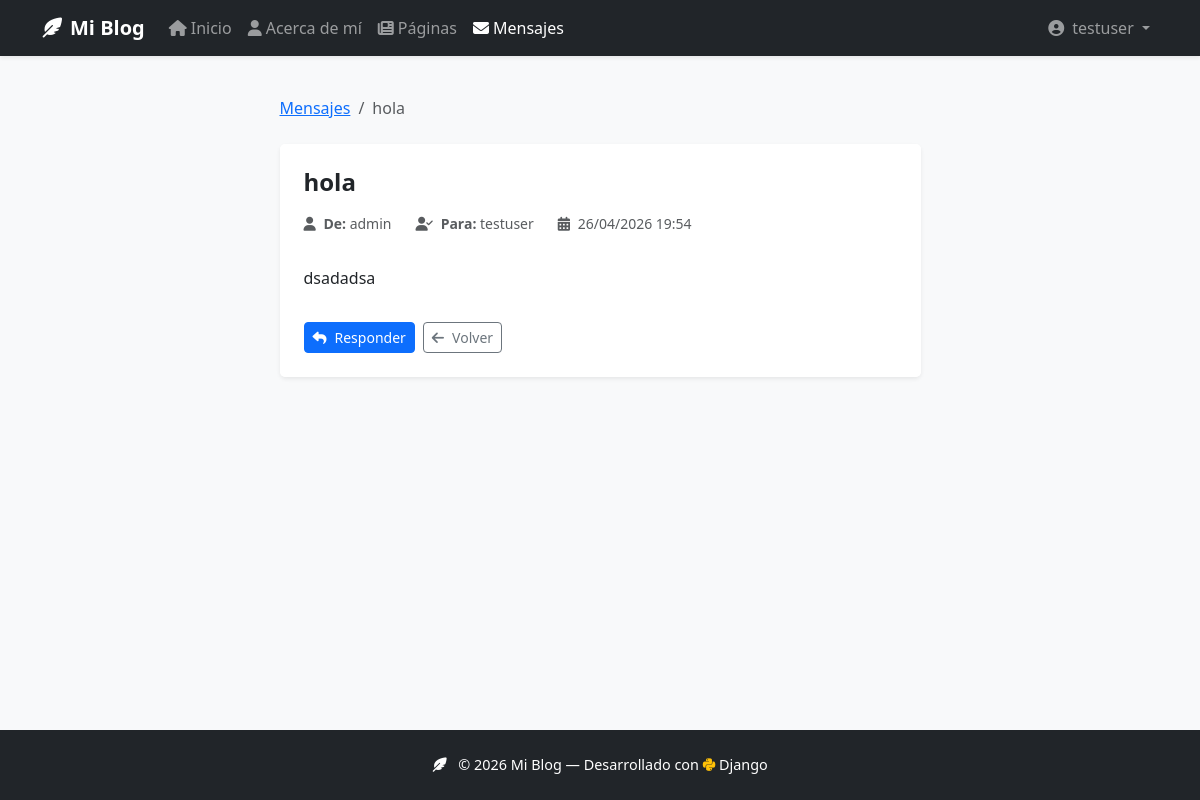
The app's page /messages/1/ (signed in) with its own data.
### messaging/models.py (models this page shows, shortened)
class Message(models.Model):
    sender = models.ForeignKey(
        User,
        on_delete=models.CASCADE,
        related_name='sent_messages',
        verbose_name='Remitente'
    )
    receiver = models.ForeignKey(
        User,
        on_delete=models.CASCADE,
        related_name='received_messages',
        verbose_name='Destinatario'
    )
    subject = models.CharField(max_length=200, verbose_name='Asunto')
    content = models.TextField(verbose_name='Mensaje')
    created_at = models.DateTimeField(auto_now_add=True, verbose_name='Fecha')
    read = models.BooleanField(default=False, verbose_name='Leído')
    class Meta:
        ordering = ['-created_at']
        verbose_name = 'Mensaje'
        verbose_name_plural = 'Mensajes'

### messaging/views.py (the view)
# urls.py: path('<int:pk>/', views.message_detail_view, name='detail'),
@login_required
def message_detail_view(request, pk):
    message = get_object_or_404(Message, pk=pk)
    if message.receiver != request.user and message.sender != request.user:
        messages.error(request, 'No tenés permiso para ver este mensaje.')
        return redirect('messaging:inbox')
    if message.receiver == request.user and not message.read:
        message.read = True
        message.save()
    return render(request, 'messaging/detail.html', {'message': message})

### templates/messaging/detail.html (shortened to what this page needs)
{% extends 'base.html' %}
{% block content %}
<div class="row justify-content-center">
    <div class="col-lg-7">
        <nav aria-label="breadcrumb" class="mb-4">
            <ol class="breadcrumb">
                <li class="breadcrumb-item"><a href="{% url 'messaging:inbox' %}">Mensajes</a></li>
                <li class="breadcrumb-item active">{{ message.subject }}</li>
            </ol>
        </nav>
        <div class="card border-0 shadow-sm">
            <div class="card-header bg-white border-0 pt-4 px-4">
                <h1 class="h4 fw-bold mb-3">{{ message.subject }}</h1>
                <div class="d-flex gap-4 text-muted small">
                    <span>
                        <i class="fas fa-user me-1"></i>
                        <strong>De:</strong> {{ message.sender.username }}
                    </span>
                    <span>
                        <i class="fas fa-user-check me-1"></i>
                        <strong>Para:</strong> {{ message.receiver.username }}
                    </span>
                    <span>
                        <i class="fas fa-calendar-alt me-1"></i>
                        {{ message.created_at|date:"d/m/Y H:i" }}
                    </span>
                </div>
            </div>
            <div class="card-body p-4">
                <div class="message-content" style="white-space: pre-wrap;">{{ message.content }}</div>
            </div>
            <div class="card-footer bg-white border-0 px-4 pb-4">
                <div class="d-flex gap-2">
                    {% if message.receiver == request.user %}
                    <a href="{% url 'messaging:compose_to' message.sender.pk %}"
                       class="btn btn-primary btn-sm">
                        <i class="fas fa-reply me-2"></i>Responder
                    </a>
                    {% endif %}
                    <a href="{% url 'messaging:inbox' %}" class="btn btn-outline-secondary btn-sm">
                        <i class="fas fa-arrow-left me-2"></i>Volver
                    </a>
                </div>
            </div>
        </div>
    </div>
</div>
{% endblock %}

### templates/base.html (shortened to what this page needs)
{% load static %}
<!DOCTYPE html>
<html lang="es">
<head>
    <link href="https://cdn.jsdelivr.net/npm/bootstrap@5.3.2/dist/css/bootstrap.min.css" rel="stylesheet">
    <link rel="stylesheet" href="https://cdnjs.cloudflare.com/ajax/libs/font-awesome/6.5.0/css/all.min.css">
    <link rel="stylesheet" href="{% static 'css/style.css' %}">
</head>
<body>
    <nav class="navbar navbar-expand-lg navbar-dark bg-dark shadow-sm">
        <div class="container">
            <a class="navbar-brand fw-bold" href="{% url 'home' %}">
                <i class="fas fa-feather-alt me-2"></i>Mi Blog
            </a>
            <div class="collapse navbar-collapse" id="navbarNav">
                <ul class="navbar-nav me-auto mb-2 mb-lg-0">
                    <li class="nav-item">
                        <a class="nav-link {% if request.resolver_match.url_name == 'home' %}active{% endif %}"
                           href="{% url 'home' %}">
                            <i class="fas fa-home me-1"></i>Inicio
                        </a>
                    </li>
                    <li class="nav-item">
                        <a class="nav-link {% if request.resolver_match.url_name == 'about' %}active{% endif %}"
                           href="{% url 'about' %}">
                            <i class="fas fa-user me-1"></i>Acerca de mí
                        </a>
                    </li>
                    <li class="nav-item">
                        <a class="nav-link {% if request.resolver_match.namespace == 'pages' %}active{% endif %}"
                           href="{% url 'pages:list' %}">
                            <i class="fas fa-newspaper me-1"></i>Páginas
                        </a>
                    </li>
                    {% if user.is_authenticated %}
                    <li class="nav-item">
                        <a class="nav-link {% if request.resolver_match.namespace == 'messaging' %}active{% endif %}"
                           href="{% url 'messaging:inbox' %}">
                            <i class="fas fa-envelope me-1"></i>Mensajes
                        </a>
                    </li>
                    {% endif %}
                </ul>
                <ul class="navbar-nav ms-auto">
                    {% if user.is_authenticated %}
                    <li class="nav-item dropdown">
                        <a class="nav-link dropdown-toggle" href="#" id="userDropdown"
                           role="button" data-bs-toggle="dropdown" aria-expanded="false">
                            {% if user.profile.avatar %}
                                <img src="{{ user.profile.avatar.url }}" alt="{{ user.username }}"
                                     class="rounded-circle me-1" width="24" height="24" style="object-fit:cover;">
                            {% else %}
                                <i class="fas fa-user-circle me-1"></i>
                            {% endif %}
                            {{ user.username }}
                        </a>
                    </li>
                    {% endif %}
                </ul>
            </div>
        </div>
    </nav>
    <main class="container my-4">
        {% block content %}{% endblock %}
    </main>
    <footer class="footer mt-auto py-4 bg-dark text-white">
        <div class="container text-center">
            <p class="mb-0">
                <i class="fas fa-feather-alt me-2"></i>
                &copy; {% now "Y" %} Mi Blog &mdash; Desarrollado con <i class="fab fa-python text-warning"></i> Django
            </p>
        </div>
    </footer>
</body>
</html>

### static/css/style.css (style rules this page uses)
body { min-height: 100vh; display: flex; flex-direction: column; background-color: #f8f9fa; }
main { flex: 1; }
.navbar { box-shadow: 0 2px 10px rgba(0, 0, 0, 0.15); }
.footer { font-size: 0.9rem; }

### records on screen
Message: subject "hola", sender.username "admin", receiver.username "testuser", created_at "26/04/2026 19:54", content "dsadadsa"

### other values on screen
{{ user.username }} "testuser"
